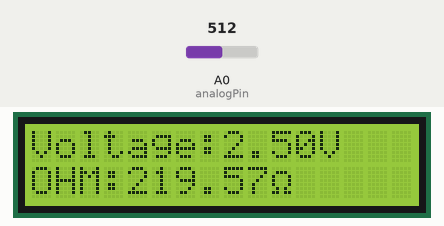
A sketch run on a simulated Arduino Uno, built with avr-gcc and run on an emulated ATmega328P. Parts: 16×2 character LCD. The inputs (shaded band) are chosen by the test bench; at power-on: A0 (analogPin) = 512. What the sketch prints to the serial monitor is not drawn.

Above: at 1.2 s.
1.3 s: A0 (analogPin) set to 0
At 1.9 s:
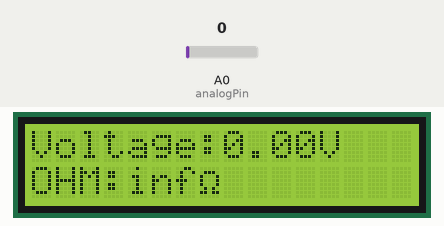
3.5 s: A0 (analogPin) set to 122
At 4.0 s:
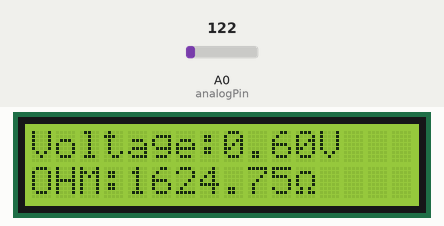
5.1 s: A0 (analogPin) set to 306
At 5.5 s:
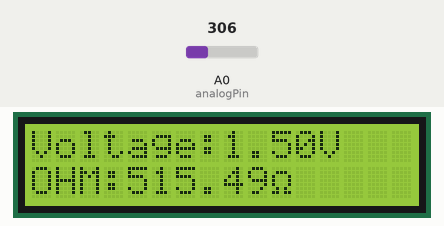
6.6 s: A0 (analogPin) set to 970
At 7.0 s:
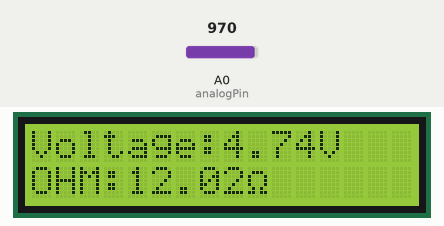
8.1 s: A0 (analogPin) set to 993
At 8.5 s:
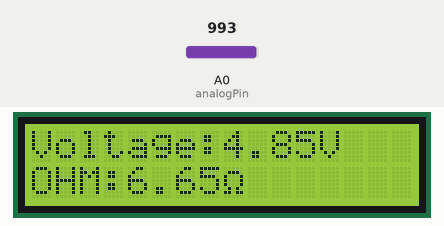
Timing chart, 0 to 10.6 s (numbered marks = the images above; inputs shaded):
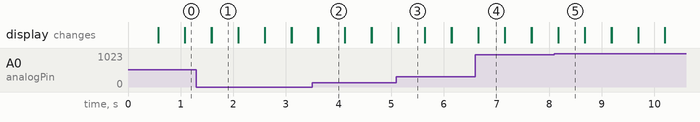

The sketch:

6Ohm_Meter.ino
```cpp
#include <LiquidCrystal.h>
LiquidCrystal lcd(12,11,5,4,3,2);

int analogPin = A0;    // select the input pin for the potentiometer
int val = 0;  // variable to store the value coming from the sensor
int VolVal = 0;
int OhmVal = 0;

byte OHMS[8]= {
  B00000,
  B01110,
  B10001,
  B10001,
  B10001,
  B01010,
  B11011,
  B00000
};


void setup() {
// declare the ledPin as an OUTPUT:
lcd.begin(16,2);
Serial.begin(9600);
pinMode(analogPin, INPUT);
lcd.setCursor(7,2);
lcd.createChar(0, OHMS);
}

void loop() {
  // read the value from the sensor:

 int val= analogRead (analogPin);


 float VolVal = val*(5.0/1023.0);
 lcd.print("Voltage:");// print word voltage
 lcd.print(VolVal); //print val
 lcd.print("V"); //print V after val
 Serial.println (VolVal);
 Serial.println (OhmVal);
 float OhmVal = (220 * ((5/VolVal)-1));
lcd.setCursor(0,1);
lcd.print("OHM:");
lcd.print (OhmVal);
lcd.write(8);


 delay(500);
 lcd.clear();
}
```

Measured:
- after the input at 1.3 s, the display: first differs from a run without the input after 0.29 s (image 1)
- after the input at 3.5 s, the display: first differs from a run without the input after 0.11 s (image 2)
- after the input at 5.1 s, the display: first differs from a run without the input at once (image 3)
- after the input at 6.6 s, the display: first differs from a run without the input after 0.05 s (image 4)
- after the input at 8.1 s, the display: first differs from a run without the input after 0.07 s (image 5)
- what the display in image 1 shows lasts 0.5 s, from 1.6 s to 2.1 s
